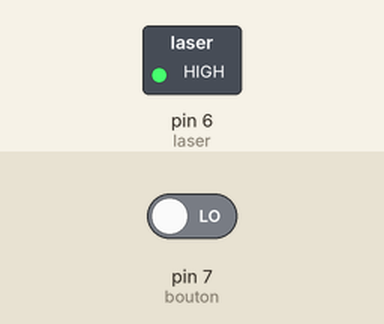
The sketch below on a simulated Arduino Uno, built with avr-gcc and run on an emulated ATmega328P. Parts: switched loads named in the sketch (green lamp = pin HIGH). The inputs (shaded band) are chosen by the test bench; at power-on: pin 7 (bouton) LOW.

Above: at 1.2 s.
1.3 s: pin 7 (bouton) driven HIGH
At 2.5 s:
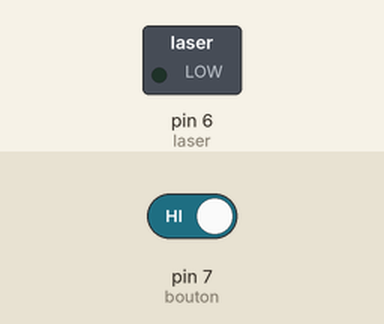
2.8 s: pin 7 (bouton) driven LOW
At 3.6 s:
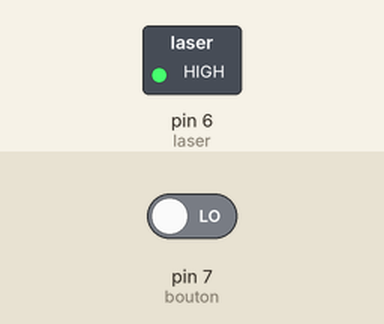
Timing chart, 0 to 5.8 s (numbered marks = the images above; inputs shaded):
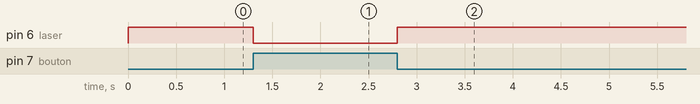

The sketch:

pistolet.ino
```cpp
const int laser=6;
const int bouton=7;
int val=0;

void setup() {
  Serial.begin(9600);
  pinMode(laser,OUTPUT);         //on configure le laser en sortie
  pinMode(bouton,INPUT);         //on configure le bouton en entrée
  digitalWrite(laser,HIGH);       //on configure le laser en mode éteind
}

void loop() {
 val=digitalRead(bouton);        //val prend les valeurs du bouton (HIGH ou LOW)
 if (val==HIGH) {                // si on appuie sur le bouton
  digitalWrite(laser,LOW);      //on allume le laser
 }
 else {                          //sinon
  digitalWrite(laser,HIGH);      //il reste éteind
 }
}
```

Measured:
- after the input at 1.3 s, pin 6 (laser): HIGH → LOW at once
- after the input at 2.8 s, pin 6 (laser): LOW → HIGH at once
